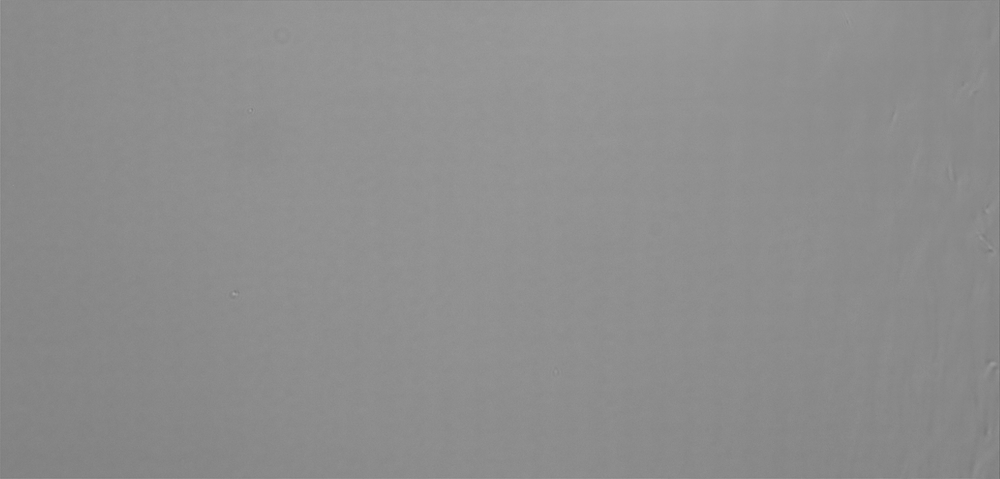
#> input picture ExampleNematicsData/pic--7_cropped.tif, 1000 x 479 px, shrunk from 1934 x 926 before the run, found by its file name
$ python polscope_to_qtensor.py
#> lines starting #> are read from the running program, lines starting #| are printed output that depends on the picture
"""
PolScope raw mosaic  ->  Q-tensor  ->  .npz
Combines Steps 1-3 (split channels, Jones reconstruction, save Qxx/Qxy).

RUN:
    python3 polscope_to_qtensor.py                 # default image below
    python3 polscope_to_qtensor.py other_image.tif # any raw mosaic

OUTPUTS (named after the input):
    <name>.npz        arrays Qxx, Qxy  (float32)
    <name>_qmaps.png  visual check (Qxx, Qxy, retardance, director)

METHOD (Jones calculus; verified against a ground-truth reconstruction):
    channel order (map C):  I0=c01, I45=c11, I90=c10, I135=c00
    A = I0 - I90 ,  B = I45 - I135
    retardance  delta = arcsin( sqrt(A^2+B^2) / (total/2) )   # radians, <= pi/2
    director    alpha = 0.5 * atan2(B, A)                     # matches reference
    Qxx = (delta/2) cos(2 alpha) ,  Qxy = (delta/2) sin(2 alpha)

NOTE: delta is a retardance in RADIANS (0..pi/2). Values > 1 are normal.
A single wavelength cannot resolve retardance above pi/2 (sin folding).
"""
import os, sys
import numpy as np
from PIL import Image
import matplotlib.pyplot as plt

PATH = sys.argv[1] if len(sys.argv) > 1 else "pic--7_cropped.tif"

# 1) load raw mosaic + split into 4 polarization channels
im = Image.open(PATH)
#> im is the input picture: PIL image 1000x479 L; min 115, max 165, mean 141.5
arr = np.asarray(im.convert("L")).astype(np.float64)
H, W = arr.shape
#> H = 479; W = 1000
arr = arr[:H - H % 2, :W - W % 2]
#> arr: shape (478, 1000) float64
I0, I45, I90, I135 = arr[0::2, 1::2], arr[1::2, 1::2], arr[1::2, 0::2], arr[0::2, 0::2]

# 2) Jones reconstruction -> retardance (delta) and director (alpha)
A, B = I0 - I90, I45 - I135
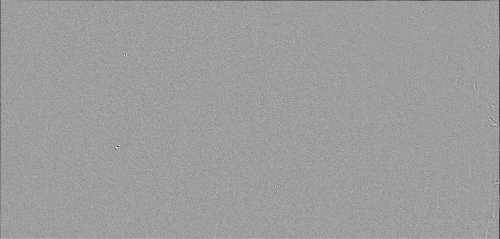
#> A: shape (239, 500) float64; min -34, max 21, mean -0.1; drawn with min black and max white
tot = (I0 + I45 + I90 + I135) / 2.0 + 1e-12
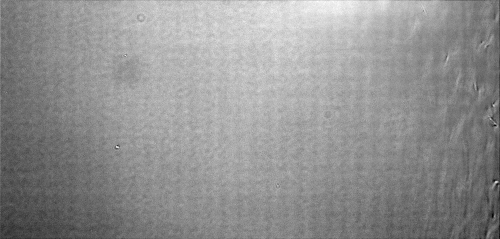
#> tot: shape (239, 500) float64; min 245.5, max 311, mean 283; drawn with min black and max white
P1, P2 = A / tot, B / tot                       # normalized components (P~1, P~2)

# order parameter per pixel = sqrt(P1^2 + P2^2)  (equals |sin(delta)|)
order_param = np.sqrt(P1 ** 2 + P2 ** 2)
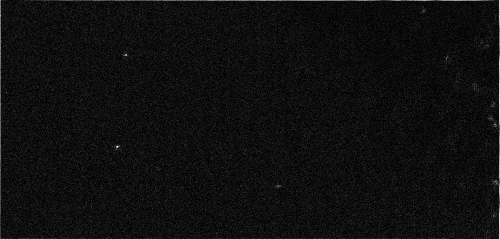
#> order_param: shape (239, 500) float64; min 0, max 0.118, mean 0.00707; drawn with min black and max white
order_param_avg = order_param.mean()            # single-number summary
#> order_param_avg = 0.00707

delta = np.arcsin(np.clip(order_param, 0, 1))
alpha = 0.5 * np.arctan2(P2, P1)
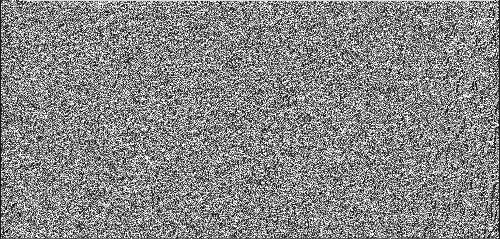
#> alpha: shape (239, 500) float64; min -1.49, max 1.57, mean 0.131; drawn with min black and max white

# 3) Q-tensor components + save
Qxx = (delta / 2) * np.cos(2 * alpha)
Qxy = (delta / 2) * np.sin(2 * alpha)
stem = os.path.splitext(os.path.basename(PATH))[0]
np.savez(stem + ".npz", Qxx=Qxx.astype(np.float32), Qxy=Qxy.astype(np.float32))

# report + visualize
C, S = np.mean(np.cos(2 * alpha)), np.mean(np.sin(2 * alpha))
#> C = 0.0763; S = -0.0147
print(f"director mean = {np.rad2deg(0.5*np.arctan2(S,C)):.1f} deg, R = {np.hypot(C,S):.3f}")
#| director mean = -5.4 deg, R = 0.078
print(f"retardance mean = {delta.mean():.3f} rad, max = {delta.max():.3f}")
#| retardance mean = 0.007 rad, max = 0.118
print(f"ORDER PARAMETER  sqrt(P1^2+P2^2)  averaged over all pixels = {order_param_avg:.4f}")
#| ORDER PARAMETER  sqrt(P1^2+P2^2)  averaged over all pixels = 0.0071
print(f"saved {stem}.npz  (Qxx, Qxy; float32; shape {Qxx.shape})")
#| saved pic--7_cropped.npz  (Qxx, Qxy; float32; shape (239, 500))

fig, ax = plt.subplots(2, 2, figsize=(15, 9))
# Qxx, Qxy: diverging red/blue, auto-scaled
for a, img, t in [(ax[0,0], Qxx, "Qxx"), (ax[0,1], Qxy, "Qxy")]:
    im_ = a.imshow(img, cmap="RdBu_r"); a.set_title(t); a.axis("off")
    plt.colorbar(im_, ax=a, fraction=0.03)
#> this loop made 2 passes
#> t on passes 1 to 2: 'Qxx', 'Qxy'
# retardance: FIXED absolute scale so red = 1 (blue = 0).
# This makes the color meaning consistent across different images.
im_ = ax[1,0].imshow(delta, cmap="jet", vmin=0, vmax=1)
ax[1,0].set_title("retardance (rad), red = 1"); ax[1,0].axis("off")
plt.colorbar(im_, ax=ax[1,0], fraction=0.03)
ax[1,1].imshow((I0+I45+I90+I135)/4, cmap="gray")
STEP = 4   # spacing between director segments (smaller = higher resolution)
ys, xs = np.mgrid[STEP//2:alpha.shape[0]:STEP, STEP//2:alpha.shape[1]:STEP]
ph = alpha[ys, xs]
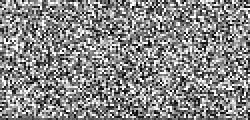
#> ph: shape (60, 125) float64 (shown 2 times larger); min -1.49, max 1.57, mean 0.142; drawn with min black and max white
ax[1,1].quiver(xs, ys, np.cos(ph), np.sin(ph), color="red", scale=170,
               headwidth=1, headlength=0, pivot="mid", width=0.0007)
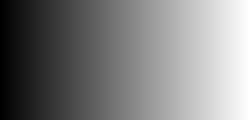
#> xs: shape (60, 125) int64 (shown 2 times larger); min 2, max 498, mean 250; drawn with min black and max white
ax[1,1].set_title("director"); ax[1,1].axis("off")
# report the order parameter (and key metrics) as a header on the figure
dir_deg = np.rad2deg(0.5*np.arctan2(S, C))
#> dir_deg = -5.45
fig.suptitle(
    r"Order parameter  $\langle\sqrt{P_1^2+P_2^2}\rangle$ = "
    + f"{order_param_avg:.4f}"
    + f"      |      director mean = {dir_deg:.1f} deg,  R = {np.hypot(C,S):.3f}"
    + f"      |      retardance mean = {delta.mean():.3f} rad",
    fontsize=15, fontweight="bold", y=0.99)
plt.tight_layout(rect=[0, 0, 1, 0.96])
plt.savefig(stem + "_qmaps.png", dpi=200)
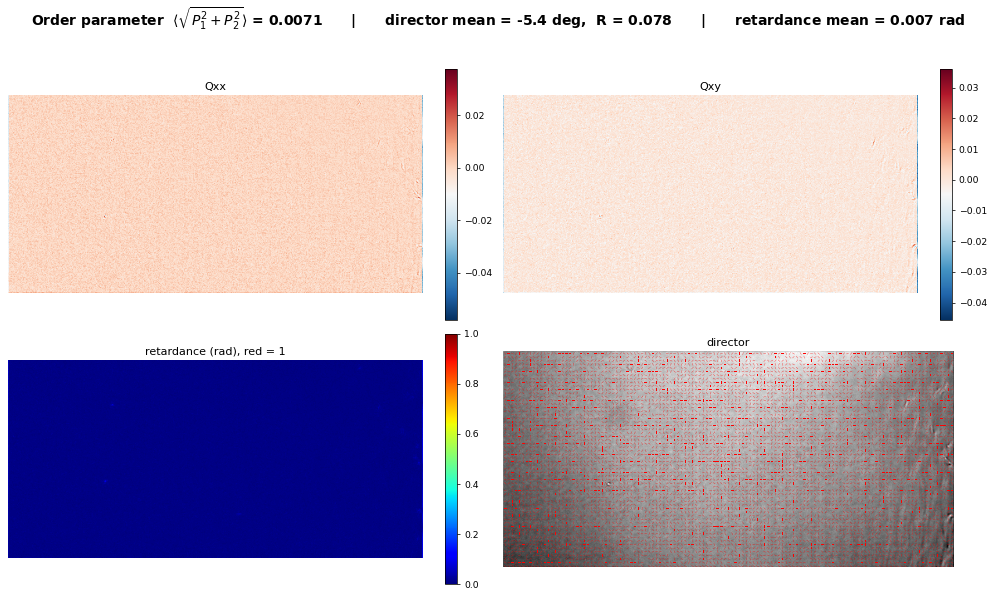
#> figure drawn by matplotlib, 7 panels
print(f"saved {stem}_qmaps.png")
